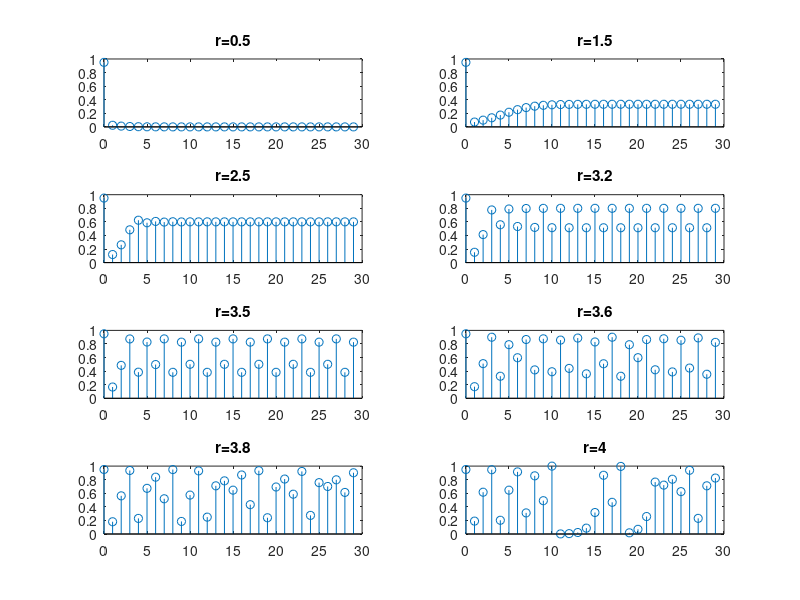

The MATLAB script that drew this image:
% o objetivo do tutorial eh analisar como a dinamica populacional dada pelo
% mapa logistico se comporta em funcao do parametro r

clear
close all
clc
r=[0.5; 1.5; 2.5; 3.2; 3.5; 3.6; 3.8; 4];
T=30; % período de simulação
x=0.95*ones(size(r)); % vetor com a população inicial

% usa-se um vetor com 8 valores de r e simula-se cada linha do vetor x
% independentemente, de forma que cada linha corresponde a um valor de r. 
% Inicializamos uma matriz X com o vetor da populacao inicial, e a cada
% iteracao calculamos o vetor de populacao nos demais instantes de tempo.
% Outra observacao interessante eh como geramos a matriz X por meio de concatenacao de matrizes. A 
% matriz gerada e tal que cada linha contem a simulacao correspondente a um valor de 
% r e cada coluna contem a populacao nos instantes 1, 2, 3,..., 30.

X=x; % x é um vetor coluna calculado para cada condicao inicial
for it=1:T-1
x=r.*x.*(1-x);
X=[X x]; % concatena coluna a cada iteracao
end

% subplot para plotar orbitas simuladas para cada valor de r em diferentes
% graficos numa mesma figura

tempo=(1:T)-1; % ou tempo = 0:T-1
for i=1:length(r)
subplot(length(r)/2,2,i)
stem(tempo,X(i,:))
title(['r=' num2str(r(i))])
end

print -dpng simumapalogistico2
fprintf('Periodo de oscilacao para r = 0.5 => 1 \n')
fprintf('Periodo de oscilacao para r = 3.5 => 4 \n')
fprintf('Periodo de oscilacao para r = 3.6 => 14 \n')
fprintf('Periodo de oscilacao para r = 4 => 8 \n')